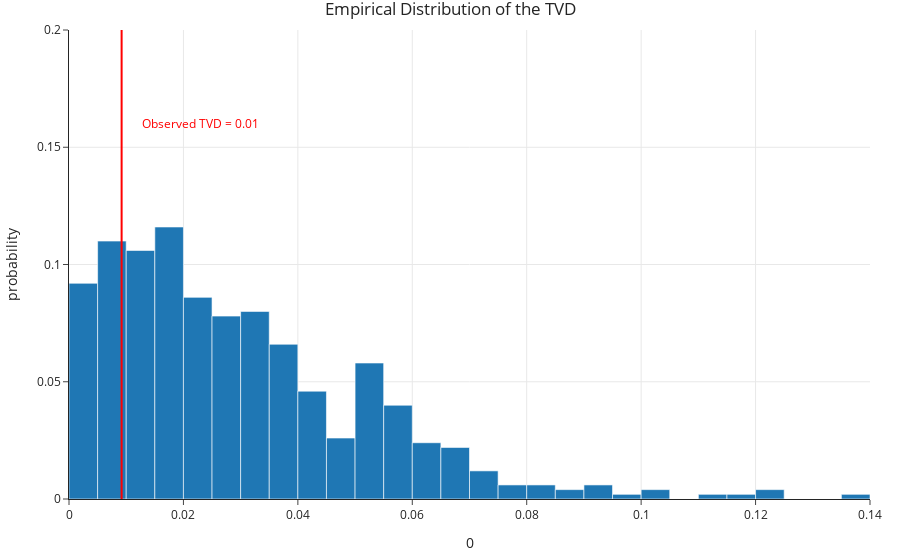

Notebook code cell kept with this figure:
### Markdown cell above
### Results

### Code cell
fig = px.histogram(pd.DataFrame(tvds), x=0, nbins=50, histnorm='probability', 
                   title='Empirical Distribution of the TVD')
fig.add_vline(x=observed_tvd, line_color='red', line_width=2, opacity=1)
fig.add_annotation(text=f'<span style="color:red">Observed TVD = {round(observed_tvd, 2)}</span>',
                   x=2.5 * observed_tvd, showarrow=False, y=0.16)
fig.update_layout(yaxis_range=[0, 0.2])

### Figure 1 — Plotly figure (JSON) as saved in the notebook; plotly's stock layout.template omitted (floating-point values rounded to 4 significant figures; data arrays with more than 128 entries replaced by an {"elided": "..."} marker saying what was removed)
{"data": [{"alignmentgroup": "True", "bingroup": "x", "histnorm": "probability", "hovertemplate": "0=%{x}<br>probability=%{y}<extra></extra>", "legendgroup": "", "marker": {"color": "#1F77B4", "pattern": {"shape": ""}}, "name": "", "nbinsx": 50, "offsetgroup": "", "orientation": "v", "showlegend": false, "type": "histogram", "x": {"elided": "500 float values"}, "xaxis": "x", "yaxis": "y"}], "layout": {"annotations": [{"showarrow": false, "text": "<span style=\"color:red\">Observed TVD = 0.01</span>", "x": 0.02299, "y": 0.16}], "barmode": "relative", "legend": {"tracegroupgap": 0}, "shapes": [{"line": {"color": "red", "width": 2}, "opacity": 1, "type": "line", "x0": 0.009196, "x1": 0.009196, "xref": "x", "y0": 0, "y1": 1, "yref": "y domain"}], "title": {"text": "Empirical Distribution of the TVD"}, "xaxis": {"anchor": "y", "domain": [0, 1], "title": {"text": "0"}}, "yaxis": {"anchor": "x", "domain": [0, 1], "range": [0, 0.2], "title": {"text": "probability"}}}}
